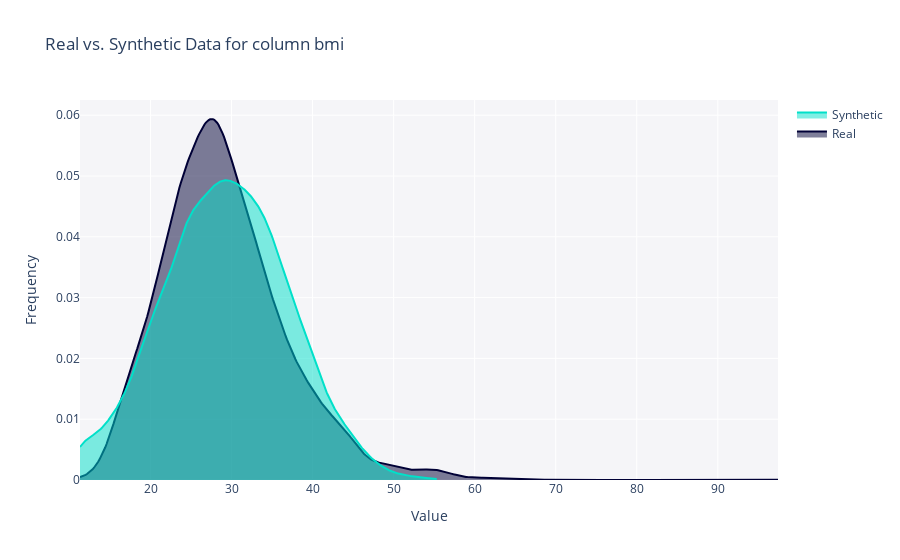

The notebook cell this image was saved under:
### Code cell
from sdv.evaluation.single_table import get_column_plot

fig = get_column_plot(
    real_data=strokes_table,
    synthetic_data=synthetic_data,
    column_name='bmi',
    metadata=metadata
)
    
fig.show()

### Figure 1 — Plotly figure (JSON) as saved in the notebook; plotly's stock layout.template omitted (floating-point values rounded to 4 significant figures; data arrays with more than 128 entries replaced by an {"elided": "..."} marker saying what was removed)
{"data": [{"fill": "tozeroy", "hovertemplate": "<b>Real</b><br>Value: %{x}<br>Frequency: %{y}<extra></extra>", "legendgroup": "Real", "marker": {"color": "#000036"}, "mode": "lines", "name": "Real", "showlegend": true, "type": "scatter", "x": {"elided": "500 float values"}, "xaxis": "x", "y": {"elided": "500 float values"}, "yaxis": "y"}, {"fill": "tozeroy", "hovertemplate": "<b>Synthetic</b><br>Value: %{x}<br>Frequency: %{y}<extra></extra>", "legendgroup": "Synthetic", "marker": {"color": "#01E0C9"}, "mode": "lines", "name": "Synthetic", "showlegend": true, "type": "scatter", "x": {"elided": "500 float values"}, "xaxis": "x", "y": {"elided": "500 float values"}, "yaxis": "y"}], "layout": {"barmode": "overlay", "hovermode": "closest", "legend": {"traceorder": "reversed"}, "plot_bgcolor": "#F5F5F8", "title": {"text": "Real vs. Synthetic Data for column bmi"}, "xaxis": {"anchor": "y2", "domain": [0, 1], "title": {"text": "Value"}, "zeroline": false}, "yaxis": {"anchor": "free", "domain": [0, 1], "position": 0, "title": {"text": "Frequency"}}}}
